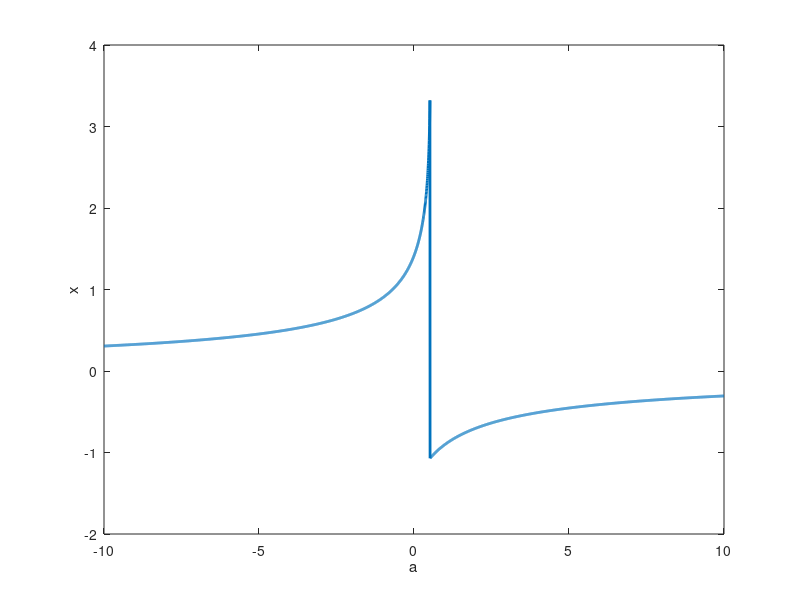

This chart was generated by the following MATLAB code:
clc;
clear;
close all;

n=5000;
a=linspace(-10,10,n)';
x=zeros(n,1);
for i=1:n
    f=@(x) x^2-2*exp(a(i)*x);
    x(i)=fzero(f,1);
end

figure;
plot(a,x,'LineWidth',2);
xlabel('a');
ylabel('x');
